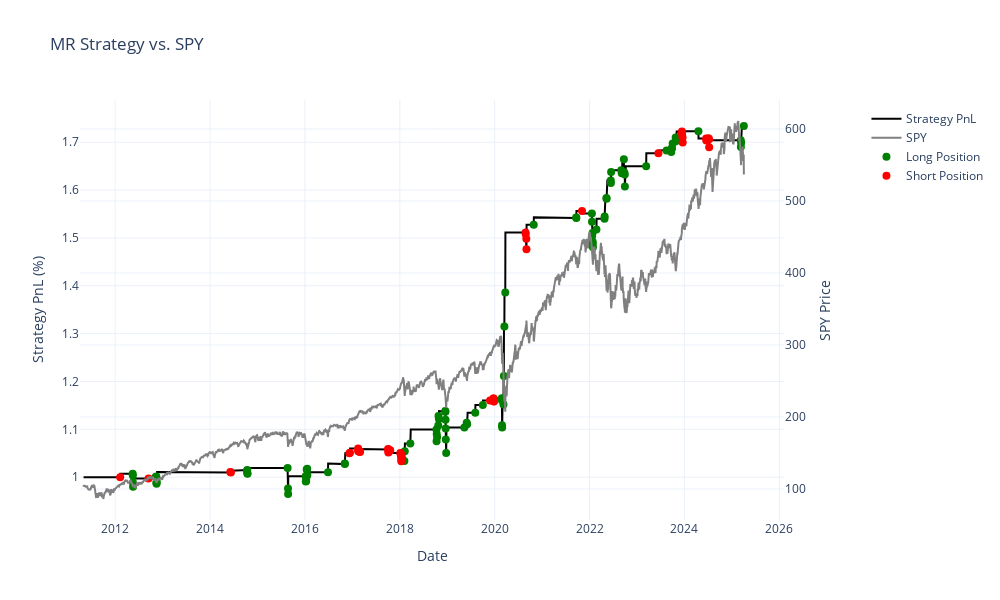

Source (notebook cell):
### Code cell
import plotly.graph_objects as go
from plotly.subplots import make_subplots

df_plot = df[['SPY', 'Strategy_Returns', 'Signal']]

# Calculate cumulative PnL
df_plot['cum_pnl'] = (1 + df_plot["Strategy_Returns"]).cumprod()

# Create interactive plot with plotly
fig = make_subplots(specs=[[{"secondary_y": True}]])

# Add Cumulative PnL on primary y-axis
fig.add_trace(
    go.Scatter(
        x=df_plot.index, 
        y=df_plot['cum_pnl'], 
        name='Strategy PnL',
        line=dict(color='black', width=2)
    ),
    secondary_y=False
)

# Add SPY line on secondary y-axis
fig.add_trace(
    go.Scatter(
        x=df_plot.index, 
        y=df_plot['SPY'], 
        name='SPY',
        line=dict(color='gray', width=2)
    ),
    secondary_y=True
)

# Plot long straddle trades
long_days = df_plot[df_plot['Signal'] == 1]
fig.add_trace(
    go.Scatter(
        x=long_days.index, 
        y=long_days['cum_pnl'], 
        mode='markers',
        name='Long Position',
        marker=dict(color='green', size=8)
    ),
    secondary_y=False
)

# Plot short straddle trades
short_days = df_plot[df_plot['Signal'] == -1]
fig.add_trace(
    go.Scatter(
        x=short_days.index, 
        y=short_days['cum_pnl'], 
        mode='markers',
        name='Short Position',
        marker=dict(color='red', size=8)
    ),
    secondary_y=False
)

# Update layout
fig.update_layout(
    title="MR Strategy vs. SPY",
    xaxis_title="Date",
    legend=dict(x=1.05, y=0.99),
    hovermode="x unified",
    template="plotly_white",
    width=1000,
    height=600
)

# Update y-axes titles
fig.update_yaxes(title_text="Strategy PnL (%)", secondary_y=False)
fig.update_yaxes(title_text="SPY Price", secondary_y=True)

fig.show()

### Figure 1 — Plotly figure (JSON) as saved in the notebook; plotly's stock layout.template omitted (floating-point values rounded to 4 significant figures; data arrays with more than 128 entries replaced by an {"elided": "..."} marker saying what was removed)
{"data": [{"line": {"color": "black", "width": 2}, "name": "Strategy PnL", "type": "scatter", "x": {"elided": "3503 str values"}, "xaxis": "x", "y": {"elided": "3503 float values"}, "yaxis": "y"}, {"line": {"color": "gray", "width": 2}, "name": "SPY", "type": "scatter", "x": {"elided": "3503 str values"}, "xaxis": "x", "y": {"elided": "3503 float values"}, "yaxis": "y2"}, {"marker": {"color": "green", "size": 8}, "mode": "markers", "name": "Long Position", "type": "scatter", "x": ["2012-05-15T00:00:00", "2012-05-16T00:00:00", "2012-05-17T00:00:00", "2012-05-18T00:00:00", "2012-11-08T00:00:00", "2012-11-13T00:00:00", "2012-11-14T00:00:00", "2012-11-15T00:00:00", "2012-11-16T00:00:00", "2014-10-13T00:00:00", "2014-10-14T00:00:00", "2014-10-15T00:00:00", "2014-10-16T00:00:00", "2015-08-21T00:00:00", "2015-08-24T00:00:00", "2015-08-25T00:00:00", "2016-01-07T00:00:00", "2016-01-08T00:00:00", "2016-01-11T00:00:00", "2016-01-13T00:00:00", "2016-01-15T00:00:00", "2016-01-19T00:00:00", "2016-01-20T00:00:00", "2016-06-27T00:00:00", "2016-11-03T00:00:00", "2016-11-04T00:00:00", "2018-02-05T00:00:00", "2018-02-08T00:00:00", "2018-03-23T00:00:00", "2018-10-10T00:00:00", "2018-10-11T00:00:00", "2018-10-12T00:00:00", "2018-10-15T00:00:00", "2018-10-24T00:00:00", "2018-10-26T00:00:00", "2018-10-29T00:00:00", "2018-12-17T00:00:00", "2018-12-18T00:00:00", "2018-12-19T00:00:00", "2018-12-20T00:00:00", "2018-12-21T00:00:00", "2018-12-24T00:00:00", "2019-05-13T00:00:00", "2019-05-31T00:00:00", "2019-06-03T00:00:00", "2019-08-05T00:00:00", "2019-10-02T00:00:00", "2020-02-25T00:00:00", "2020-02-26T00:00:00", "2020-02-27T00:00:00", "2020-02-28T00:00:00", "2020-03-09T00:00:00", "2020-03-12T00:00:00", "2020-03-16T00:00:00", "2020-03-23T00:00:00", "2020-10-28T00:00:00", "2021-09-20T00:00:00", "2021-09-21T00:00:00", "2022-01-19T00:00:00", "2022-01-20T00:00:00", "2022-01-21T00:00:00", "2022-01-24T00:00:00", "2022-01-25T00:00:00", "2022-01-26T00:00:00", "2022-01-27T00:00:00", "2022-02-23T00:00:00", "2022-04-26T00:00:00", "2022-04-27T00:00:00", "2022-05-11T00:00:00", "2022-05-12T00:00:00", "2022-06-13T00:00:00", "2022-06-14T00:00:00", "2022-06-16T00:00:00", "2022-09-02T00:00:00", "2022-09-06T00:00:00", "2022-09-22T00:00:00", "2022-09-26T00:00:00", "2022-09-29T00:00:00", "2022-09-30T00:00:00", "2023-03-13T00:00:00", "2023-08-17T00:00:00", "2023-09-21T00:00:00", "2023-09-22T00:00:00", "2023-09-26T00:00:00", "2023-09-27T00:00:00", "2023-10-03T00:00:00", "2023-10-26T00:00:00", "2023-10-27T00:00:00", "2024-04-18T00:00:00", "2025-03-10T00:00:00", "2025-03-11T00:00:00", "2025-03-13T00:00:00", "2025-04-03T00:00:00"], "xaxis": "x", "y": [1.007, 1.004, 0.9887, 0.9802, 1.0, 1.001, 0.9878, 0.9861, 0.991, 1.014, 1.015, 1.008, 1.007, 1.019, 0.9763, 0.9648, 1.002, 0.9909, 0.9919, 0.9999, 1.016, 1.018, 1.005, 1.01, 1.028, 1.027, 1.034, 1.054, 1.07, 1.1, 1.075, 1.09, 1.084, 1.108, 1.128, 1.121, 1.138, 1.137, 1.12, 1.102, 1.079, 1.05, 1.104, 1.114, 1.111, 1.135, 1.151, 1.165, 1.161, 1.108, 1.104, 1.152, 1.211, 1.315, 1.386, 1.527, 1.543, 1.541, 1.551, 1.534, 1.504, 1.51, 1.492, 1.488, 1.481, 1.517, 1.54, 1.545, 1.584, 1.582, 1.62, 1.615, 1.638, 1.641, 1.635, 1.665, 1.637, 1.633, 1.607, 1.65, 1.683, 1.684, 1.68, 1.687, 1.688, 1.697, 1.71, 1.702, 1.723, 1.704, 1.69, 1.699, 1.734], "yaxis": "y"}, {"marker": {"color": "red", "size": 8}, "mode": "markers", "name": "Short Position", "type": "scatter", "x": ["2012-02-09T00:00:00", "2012-09-14T00:00:00", "2014-06-06T00:00:00", "2014-06-10T00:00:00", "2016-12-09T00:00:00", "2016-12-13T00:00:00", "2017-02-14T00:00:00", "2017-02-15T00:00:00", "2017-02-16T00:00:00", "2017-02-21T00:00:00", "2017-02-22T00:00:00", "2017-02-23T00:00:00", "2017-03-01T00:00:00", "2017-10-03T00:00:00", "2017-10-04T00:00:00", "2017-10-05T00:00:00", "2017-10-06T00:00:00", "2017-10-11T00:00:00", "2017-10-19T00:00:00", "2018-01-05T00:00:00", "2018-01-08T00:00:00", "2018-01-09T00:00:00", "2018-01-10T00:00:00", "2018-01-11T00:00:00", "2018-01-12T00:00:00", "2018-01-17T00:00:00", "2018-01-18T00:00:00", "2019-11-27T00:00:00", "2019-12-23T00:00:00", "2019-12-24T00:00:00", "2019-12-26T00:00:00", "2019-12-27T00:00:00", "2020-08-26T00:00:00", "2020-08-27T00:00:00", "2020-09-01T00:00:00", "2020-09-02T00:00:00", "2021-11-04T00:00:00", "2023-06-15T00:00:00", "2023-12-13T00:00:00", "2023-12-14T00:00:00", "2023-12-15T00:00:00", "2023-12-18T00:00:00", "2023-12-19T00:00:00", "2024-06-17T00:00:00", "2024-06-18T00:00:00", "2024-07-05T00:00:00", "2024-07-09T00:00:00", "2024-07-10T00:00:00"], "xaxis": "x", "y": [1, 0.997, 1.011, 1.01, 1.05, 1.051, 1.06, 1.054, 1.055, 1.054, 1.054, 1.054, 1.052, 1.059, 1.058, 1.052, 1.053, 1.054, 1.056, 1.051, 1.049, 1.046, 1.048, 1.04, 1.033, 1.037, 1.039, 1.16, 1.164, 1.164, 1.158, 1.159, 1.511, 1.508, 1.498, 1.477, 1.557, 1.677, 1.722, 1.717, 1.72, 1.71, 1.7, 1.708, 1.704, 1.708, 1.706, 1.689], "yaxis": "y"}], "layout": {"height": 600, "hovermode": "x unified", "legend": {"x": 1.05, "y": 0.99}, "title": {"text": "MR Strategy vs. SPY"}, "width": 1000, "xaxis": {"anchor": "y", "domain": [0, 0.94], "title": {"text": "Date"}}, "yaxis": {"anchor": "x", "domain": [0, 1], "title": {"text": "Strategy PnL (%)"}}, "yaxis2": {"anchor": "x", "overlaying": "y", "side": "right", "title": {"text": "SPY Price"}}}}
